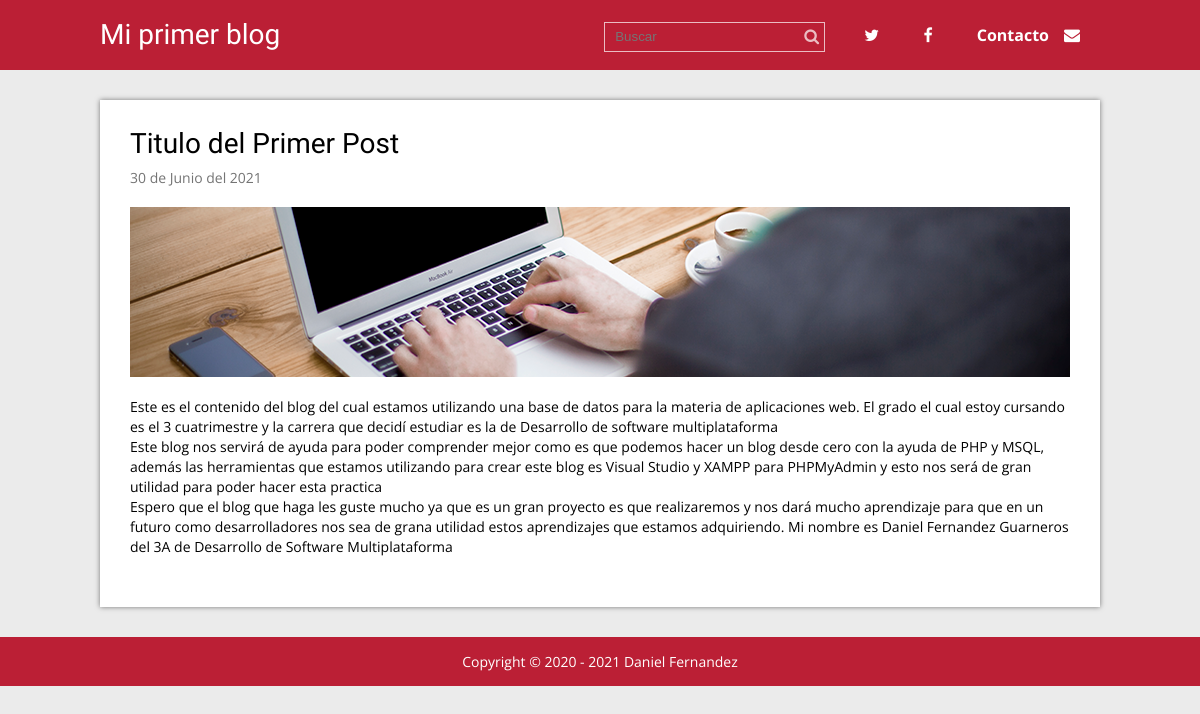
Page /single.php?id=1 on the committed database.
### tables this page shows
CREATE TABLE `articulos` (
  `id` int(11) NOT NULL,
  `titulo` varchar(200) NOT NULL,
  `extracto` varchar(200) NOT NULL,
  `fecha` timestamp NOT NULL DEFAULT current_timestamp(),
  `texto` text NOT NULL,
  `thumb` varchar(50) NOT NULL
);

### single.php (called while the page is built, shortened)
<?php
require 'admin/config.php';
require 'functions.php';
$conexion = conexion($bd_config);
$id_articulo = id_articulo($_GET['id']);
$post = obtener_post_por_id($conexion, $id_articulo);
$post = $post[0];
require 'views/single.view.php';
?>

### functions.php (called while the page is built, shortened)
<?php
function limpiarDatos($datos){
    $datos = trim($datos);
    $datos = stripslashes($datos);
    $datos = htmlspecialchars($datos);
    return $datos;
}
function id_articulo($id){
    return (int)limpiarDatos($id);
}
function obtener_post_por_id($conexion, $id){
    $resultado = $conexion->query("SELECT * FROM articulos WHERE id = $id LIMIT 1");
    $resultado = $resultado->fetchAll();
    return ($resultado) ? $resultado : false;
}
function fecha($fecha){
    $timestamp = strtotime($fecha);
    $meses = ['Enero', 'Febrero', 'Marzo', 'Abril', 'Mayo', 'Junio', 'Julio', 'Agosto', 'Septiembre', 'Octubre', 'Noviembre', 'Diciembre'];
    $dia = date('d', $timestamp);
    $mes = date('m', $timestamp) -1;
    $year = date('Y', $timestamp);
    $fecha = "$dia de " . $meses[$mes] . " del $year";
    return $fecha;
}
?>

### views/single.view.php (the view)
<?php require 'header.php' ?>
<div class="contenedor">
    <div class="post">
        <article>
            <h2 class="titulo"><?php echo $post['titulo']; ?></h2>
            <p class="fecha"><?php echo fecha($post['fecha']); ?></p>
            <div class="thumb">
                <img src="<?php echo RUTA; ?>/imagenes/<?php echo $post['thumb']; ?>"
                alt="<?php echo $post['titulo']; ?>">
            </div>
            <p class="extracto"><?php echo nl2br($post['texto']); ?></p>
        </article>
    </div>
</div>
<?php require 'footer.php'; ?>

### css/estilos.css (style rules this page uses)
* { margin: 0; padding: 0; -webkit-box-sizing: border-box; -moz-box-sizing: border-box; box-sizing: border-box; }
body { font-size: 16px; font-family: 'Open Sans', sans-serif; background: #ebebeb; }
h1, h2, h3, h4, h5, h6 { font-family: "Oswald", Arial, Sans-serif; font-weight: normal; }
.contenedor { max-width: 1000px; width: 90%; margin: auto; }
.post { width: 100%; background: #fff; box-shadow: 0px 0px 5px rgba(0,0,0, .5); margin-bottom: 30px; padding: 30px; }
.post article .titulo { font-family: "Oswald", Arial, Sans-serif; font-size: 28px; font-weight: normal; line-height: 28px; margin-bottom: 10px; }
.post article .fecha { color:#747474; font-size: 14px; margin-bottom: 20px; }
.post article .thumb { margin-bottom: 20px; }
.post article .thumb img { vertical-align: top; width: 100%; }
.post article .extracto { font-size: 14px; line-height: 20px; margin-bottom: 20px; }

### rows in the picture
articulos: titulo "Titulo del Primer Post", fecha "30 de Junio del 2021", thumb (picture), texto "Este es el contenido del blog del cual estamos utilizando una base de datos para la materia de aplicaciones web. El grado el cual estoy cursando es el 3 cuatrimestre y la carrera que decidí estudiar es la de Desarrollo de software multiplataforma Este blog nos servirá de ayuda para poder comprender mejor como es que podemos hacer un blog desde cero con la ayuda de PHP y MSQL, además las herramientas que estamos utilizando para crear este blog es Visual Studio y XAMPP para PHPMyAdmin y esto nos será de gran utilidad para poder hacer esta practica Espero que el blog que haga les guste mucho ya que es un gran proyecto es que realizaremos y nos dará mucho aprendizaje para que en un futuro como…"
